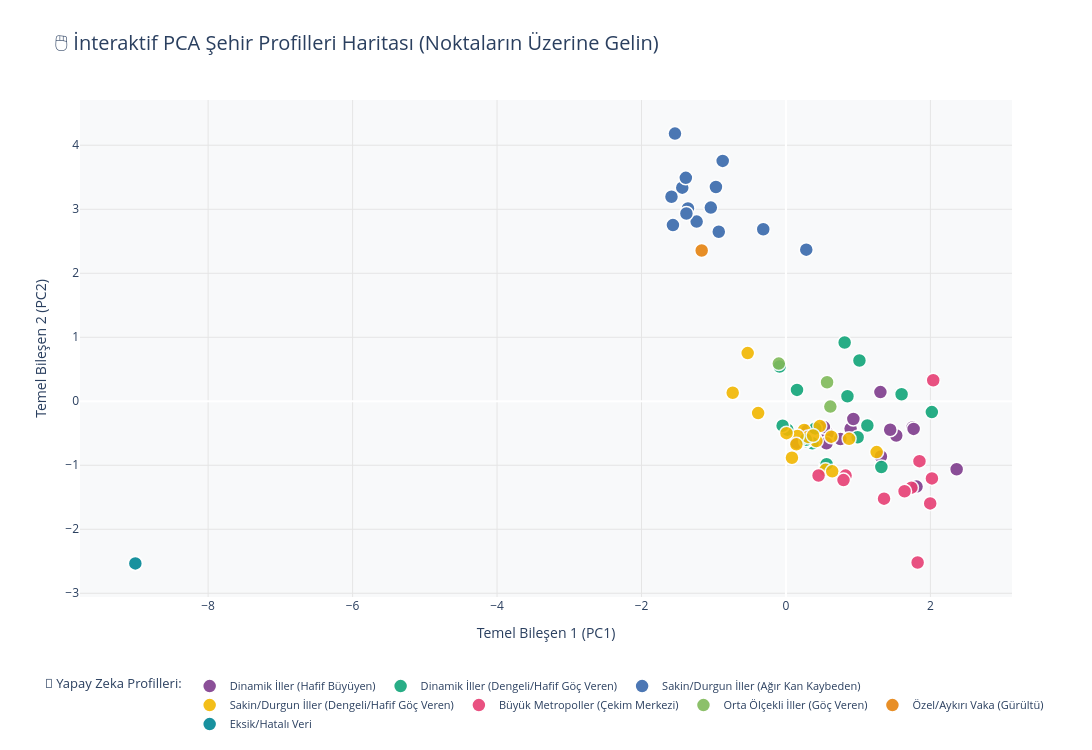

Write notebook code for a chart like this one.
### Code cell
# Eğer hata alırsanız en üste '!pip install plotly' ekleyebilirsiniz
import plotly.express as px

# 7. HER KÜMEDEN ÖRNEK 5 ŞEHİR (SAĞLAMA YAPALIM)
print("📌 HER KÜMEDEN ÖRNEK 5 ŞEHİR\n" + "-"*60)
for kume_ismi in df_ml['Kume_Ismi'].dropna().unique():
    sehirler = df_ml[df_ml['Kume_Ismi'] == kume_ismi]['il'].tolist()
    if len(sehirler) == 0: continue
    ornekler = sehirler[:5]
    print(f"🔹 {kume_ismi} ({len(sehirler)} Şehir)")
    print(f"   👉 {', '.join(ornekler)}\n")

print("="*60)

# 8. PLOTLY İLE İNTERAKTİF (HAREKETLİ) PCA HARİTASI
hover_bilgileri = {
    'il': False, 
    'Kume_Ismi': True,
    'aldigi': ':,.0f',    
    'verdigi': ':,.0f',
    'net_hiz': ':.1f',
    'PC1': False,         
    'PC2': False
}

fig = px.scatter(
    df_ml, 
    x='PC1', 
    y='PC2', 
    color='Kume_Ismi', 
    hover_name='il',      
    hover_data=hover_bilgileri,
    title='🖱️ İnteraktif PCA Şehir Profilleri Haritası (Noktaların Üzerine Gelin)',
    width=1100, 
    height=750,
    color_discrete_sequence=px.colors.qualitative.Bold # <--- DÜZELTİLEN YER
)

# Nokta (Baloncuk) büyüklüklerini ve dış çizgilerini (border) ayarlayalım
fig.update_traces(marker=dict(size=14, line=dict(width=1.5, color='white')), opacity=0.9)

# Arka planı temiz yapalım ve lejantı (bilgi kutusunu) grafiğin hemen altına yayalım
fig.update_layout(
    plot_bgcolor='#f8f9fa',
    title_font_size=20,
    legend_title_text='📌 Yapay Zeka Profilleri:',
    legend=dict(orientation="h", yanchor="top", y=-0.15, xanchor="center", x=0.5, font=dict(size=11))
)

fig.update_xaxes(showgrid=True, gridwidth=1, gridcolor='#e5e5e5', title='Temel Bileşen 1 (PC1)')
fig.update_yaxes(showgrid=True, gridwidth=1, gridcolor='#e5e5e5', title='Temel Bileşen 2 (PC2)')

fig.show()

### Figure 1 — Plotly figure (JSON) as saved in the notebook; plotly's stock layout.template omitted (floating-point values rounded to 4 significant figures)
{"data": [{"customdata": [["Adana", "Dinamik İller (Hafif Büyüyen)", 49680, 55959, -2.746], ["Afyonkarahisar", "Dinamik İller (Hafif Büyüyen)", 19864, 21498, -2.171], ["Antalya", "Dinamik İller (Hafif Büyüyen)", 96027, 67649, 10.27], ["Aydın", "Dinamik İller (Hafif Büyüyen)", 37711, 32935, 4.083], ["Burdur", "Dinamik İller (Hafif Büyüyen)", 11184, 12106, -3.32], ["Denizli", "Dinamik İller (Hafif Büyüyen)", 23327, 23946, -0.5833], ["Hatay", "Dinamik İller (Hafif Büyüyen)", 51440, 45076, 4.042], ["Isparta", "Dinamik İller (Hafif Büyüyen)", 16315, 17554, -2.779], ["Mersin", "Dinamik İller (Hafif Büyüyen)", 57089, 52054, 2.577], ["İzmir", "Dinamik İller (Hafif Büyüyen)", 106083, 98728, 1.634], ["Kütahya", "Dinamik İller (Hafif Büyüyen)", 16701, 17157, -0.799], ["Manisa", "Dinamik İller (Hafif Büyüyen)", 33408, 35673, -1.532], ["Kahramanmaraş", "Dinamik İller (Hafif Büyüyen)", 32151, 28689, 3.025], ["Muğla", "Dinamik İller (Hafif Büyüyen)", 47400, 35426, 10.95], ["Uşak", "Dinamik İller (Hafif Büyüyen)", 9557, 10465, -2.422], ["Osmaniye", "Dinamik İller (Hafif Büyüyen)", 19293, 19532, -0.4236]], "hovertemplate": "<b>%{hovertext}</b><br><br>Kume_Ismi=%{customdata[1]}<br>aldigi=%{customdata[2]:,.0f}<br>verdigi=%{customdata[3]:,.0f}<br>net_hiz=%{customdata[4]:.1f}<extra></extra>", "hovertext": ["Adana", "Afyonkarahisar", "Antalya", "Aydın", "Burdur", "Denizli", "Hatay", "Isparta", "Mersin", "İzmir", "Kütahya", "Manisa", "Kahramanmaraş", "Muğla", "Uşak", "Osmaniye"], "legendgroup": "Dinamik İller (Hafif Büyüyen)", "marker": {"color": "rgb(127, 60, 141)", "line": {"color": "white", "width": 1.5}, "size": 14, "symbol": "circle"}, "mode": "markers", "name": "Dinamik İller (Hafif Büyüyen)", "opacity": 0.9, "orientation": "v", "showlegend": true, "type": "scatter", "x": [1.308, 0.5761, 2.363, 1.315, 0.2967, 0.7539, 1.752, 0.5256, 1.527, 1.768, 0.5609, 0.895, 1.443, 1.808, 0.1468, 0.9333], "xaxis": "x", "y": [0.1439, -0.5023, -1.062, -0.8617, -0.4557, -0.5911, -0.409, -0.4039, -0.5352, -0.4316, -0.6554, -0.4274, -0.445, -1.333, -0.651, -0.2774], "yaxis": "y"}, {"customdata": [["Adıyaman", "Dinamik İller (Dengeli/Hafif Göç Veren)", 19965, 19344, 1.006], ["Ankara", "Dinamik İller (Dengeli/Hafif Göç Veren)", 176833, 145661, 5.288], ["Çankırı", "Dinamik İller (Dengeli/Hafif Göç Veren)", 13516, 12774, 3.707], ["Diyarbakır", "Dinamik İller (Dengeli/Hafif Göç Veren)", 43666, 50322, -3.587], ["Eskişehir", "Dinamik İller (Dengeli/Hafif Göç Veren)", 34386, 28330, 6.548], ["Gaziantep", "Dinamik İller (Dengeli/Hafif Göç Veren)", 54507, 47385, 3.21], ["Kayseri", "Dinamik İller (Dengeli/Hafif Göç Veren)", 34606, 33645, 0.6589], ["Kırşehir", "Dinamik İller (Dengeli/Hafif Göç Veren)", 9729, 10902, -4.82], ["Konya", "Dinamik İller (Dengeli/Hafif Göç Veren)", 50469, 51507, -0.4428], ["Nevşehir", "Dinamik İller (Dengeli/Hafif Göç Veren)", 13090, 12037, 3.295], ["Niğde", "Dinamik İller (Dengeli/Hafif Göç Veren)", 13405, 13748, -0.9155], ["Sivas", "Dinamik İller (Dengeli/Hafif Göç Veren)", 19978, 26832, -10.8], ["Şanlıurfa", "Dinamik İller (Dengeli/Hafif Göç Veren)", 43655, 59280, -6.872], ["Yozgat", "Dinamik İller (Dengeli/Hafif Göç Veren)", 17181, 18550, -3.308], ["Aksaray", "Dinamik İller (Dengeli/Hafif Göç Veren)", 12270, 12941, -1.52], ["Karaman", "Dinamik İller (Dengeli/Hafif Göç Veren)", 9440, 10933, -5.675], ["Kırıkkale", "Dinamik İller (Dengeli/Hafif Göç Veren)", 12287, 12845, -1.971], ["Kilis", "Dinamik İller (Dengeli/Hafif Göç Veren)", 7501, 8859, -8.593]], "hovertemplate": "<b>%{hovertext}</b><br><br>Kume_Ismi=%{customdata[1]}<br>aldigi=%{customdata[2]:,.0f}<br>verdigi=%{customdata[3]:,.0f}<br>net_hiz=%{customdata[4]:.1f}<extra></extra>", "hovertext": ["Adıyaman", "Ankara", "Çankırı", "Diyarbakır", "Eskişehir", "Gaziantep", "Kayseri", "Kırşehir", "Konya", "Nevşehir", "Niğde", "Sivas", "Şanlıurfa", "Yozgat", "Aksaray", "Karaman", "Kırıkkale", "Kilis"], "legendgroup": "Dinamik İller (Dengeli/Hafif Göç Veren)", "marker": {"color": "rgb(17, 165, 121)", "line": {"color": "white", "width": 1.5}, "size": 14, "symbol": "circle"}, "mode": "markers", "name": "Dinamik İller (Dengeli/Hafif Göç Veren)", "opacity": 0.9, "orientation": "v", "showlegend": true, "type": "scatter", "x": [0.8514, 2.02, 0.5523, 1.017, 1.321, 1.601, 0.9924, 0.0193, 1.127, 0.5628, 0.366, 0.153, 0.8127, 0.4059, 0.2736, -0.04617, 0.2763, -0.08787], "xaxis": "x", "y": [0.07773, -0.1694, -0.983, 0.6369, -1.027, 0.1097, -0.562, -0.4443, -0.3785, -0.9826, -0.656, 0.1778, 0.9185, -0.4239, -0.6239, -0.3818, -0.6013, 0.5426], "yaxis": "y"}, {"customdata": [["Ağrı", "Sakin/Durgun İller (Ağır Kan Kaybeden)", 14899, 28346, -26.99], ["Bingöl", "Sakin/Durgun İller (Ağır Kan Kaybeden)", 9123, 11683, -9.027], ["Bitlis", "Sakin/Durgun İller (Ağır Kan Kaybeden)", 13861, 17844, -10.99], ["Elazığ", "Sakin/Durgun İller (Ağır Kan Kaybeden)", 18481, 19491, -1.666], ["Erzincan", "Sakin/Durgun İller (Ağır Kan Kaybeden)", 11798, 13352, -6.464], ["Erzurum", "Sakin/Durgun İller (Ağır Kan Kaybeden)", 20793, 30906, -13.63], ["Hakkari", "Sakin/Durgun İller (Ağır Kan Kaybeden)", 8952, 12305, -11.92], ["Kars", "Sakin/Durgun İller (Ağır Kan Kaybeden)", 9727, 14201, -16.5], ["Malatya", "Sakin/Durgun İller (Ağır Kan Kaybeden)", 31495, 28410, 4.09], ["Muş", "Sakin/Durgun İller (Ağır Kan Kaybeden)", 12061, 18995, -17.66], ["Tunceli", "Sakin/Durgun İller (Ağır Kan Kaybeden)", 6078, 7558, -17.24], ["Van", "Sakin/Durgun İller (Ağır Kan Kaybeden)", 31580, 51818, -18.04], ["Ardahan", "Sakin/Durgun İller (Ağır Kan Kaybeden)", 4914, 5916, -11.02], ["Iğdır", "Sakin/Durgun İller (Ağır Kan Kaybeden)", 7876, 10257, -11.54]], "hovertemplate": "<b>%{hovertext}</b><br><br>Kume_Ismi=%{customdata[1]}<br>aldigi=%{customdata[2]:,.0f}<br>verdigi=%{customdata[3]:,.0f}<br>net_hiz=%{customdata[4]:.1f}<extra></extra>", "hovertext": ["Ağrı", "Bingöl", "Bitlis", "Elazığ", "Erzincan", "Erzurum", "Hakkari", "Kars", "Malatya", "Muş", "Tunceli", "Van", "Ardahan", "Iğdır"], "legendgroup": "Sakin/Durgun İller (Ağır Kan Kaybeden)", "marker": {"color": "rgb(57, 105, 172)", "line": {"color": "white", "width": 1.5}, "size": 14, "symbol": "circle"}, "mode": "markers", "name": "Sakin/Durgun İller (Ağır Kan Kaybeden)", "opacity": 0.9, "orientation": "v", "showlegend": true, "type": "scatter", "x": [-1.536, -1.236, -1.04, -0.3143, -0.93, -0.9695, -1.356, -1.436, 0.2813, -1.386, -1.585, -0.8758, -1.565, -1.378], "xaxis": "x", "y": [4.182, 2.807, 3.026, 2.688, 2.648, 3.348, 3.012, 3.337, 2.369, 3.491, 3.196, 3.755, 2.753, 2.934], "yaxis": "y"}, {"customdata": [["Amasya", "Sakin/Durgun İller (Dengeli/Hafif Göç Veren)", 12458, 13119, -1.93], ["Artvin", "Sakin/Durgun İller (Dengeli/Hafif Göç Veren)", 7329, 8928, -9.499], ["Bolu", "Sakin/Durgun İller (Dengeli/Hafif Göç Veren)", 13136, 11695, 4.414], ["Çorum", "Sakin/Durgun İller (Dengeli/Hafif Göç Veren)", 15597, 17208, -3.096], ["Giresun", "Sakin/Durgun İller (Dengeli/Hafif Göç Veren)", 16717, 17047, -0.7249], ["Gümüşhane", "Sakin/Durgun İller (Dengeli/Hafif Göç Veren)", 9919, 13163, -23.1], ["Kastamonu", "Sakin/Durgun İller (Dengeli/Hafif Göç Veren)", 14997, 15731, -1.93], ["Ordu", "Sakin/Durgun İller (Dengeli/Hafif Göç Veren)", 22394, 24529, -2.776], ["Rize", "Sakin/Durgun İller (Dengeli/Hafif Göç Veren)", 12436, 13362, -2.665], ["Samsun", "Sakin/Durgun İller (Dengeli/Hafif Göç Veren)", 43566, 37793, 4.155], ["Sinop", "Sakin/Durgun İller (Dengeli/Hafif Göç Veren)", 10719, 11050, -1.465], ["Tokat", "Sakin/Durgun İller (Dengeli/Hafif Göç Veren)", 32800, 32220, 0.9449], ["Trabzon", "Sakin/Durgun İller (Dengeli/Hafif Göç Veren)", 23846, 24253, -0.4942], ["Zonguldak", "Sakin/Durgun İller (Dengeli/Hafif Göç Veren)", 17143, 18135, -1.694], ["Bayburt", "Sakin/Durgun İller (Dengeli/Hafif Göç Veren)", 5064, 6388, -15.86], ["Bartın", "Sakin/Durgun İller (Dengeli/Hafif Göç Veren)", 8227, 8114, 0.5469], ["Karabük", "Sakin/Durgun İller (Dengeli/Hafif Göç Veren)", 10263, 11251, -3.95], ["Düzce", "Sakin/Durgun İller (Dengeli/Hafif Göç Veren)", 14112, 12156, 4.717]], "hovertemplate": "<b>%{hovertext}</b><br><br>Kume_Ismi=%{customdata[1]}<br>aldigi=%{customdata[2]:,.0f}<br>verdigi=%{customdata[3]:,.0f}<br>net_hiz=%{customdata[4]:.1f}<extra></extra>", "hovertext": ["Amasya", "Artvin", "Bolu", "Çorum", "Giresun", "Gümüşhane", "Kastamonu", "Ordu", "Rize", "Samsun", "Sinop", "Tokat", "Trabzon", "Zonguldak", "Bayburt", "Bartın", "Karabük", "Düzce"], "legendgroup": "Sakin/Durgun İller (Dengeli/Hafif Göç Veren)", "marker": {"color": "rgb(242, 183, 1)", "line": {"color": "white", "width": 1.5}, "size": 14, "symbol": "circle"}, "mode": "markers", "name": "Sakin/Durgun İller (Dengeli/Hafif Göç Veren)", "opacity": 0.9, "orientation": "v", "showlegend": true, "type": "scatter", "x": [0.1965, -0.385, 0.5483, 0.2518, 0.4203, -0.5298, 0.3054, 0.469, 0.1602, 1.256, 0.1442, 0.8744, 0.6276, 0.3754, -0.7373, 0.08309, 0.0076, 0.6407], "xaxis": "x", "y": [-0.5979, -0.1843, -1.072, -0.4488, -0.6209, 0.7526, -0.5569, -0.3879, -0.5424, -0.7937, -0.6733, -0.5871, -0.5536, -0.5352, 0.1323, -0.8829, -0.4981, -1.095], "yaxis": "y"}, {"customdata": [["Balıkesir", "Büyük Metropoller (Çekim Merkezi)", 44397, 35209, 7.179], ["Bilecik", "Büyük Metropoller (Çekim Merkezi)", 9632, 9514, 0.5154], ["Bursa", "Büyük Metropoller (Çekim Merkezi)", 75595, 64880, 3.289], ["Çanakkale", "Büyük Metropoller (Çekim Merkezi)", 23546, 19075, 7.82], ["Edirne", "Büyük Metropoller (Çekim Merkezi)", 16145, 15261, 2.095], ["İstanbul", "Büyük Metropoller (Çekim Merkezi)", 329912, 371258, -2.621], ["Kırklareli", "Büyük Metropoller (Çekim Merkezi)", 14516, 13501, 2.677], ["Kocaeli", "Büyük Metropoller (Çekim Merkezi)", 76323, 61245, 7.001], ["Sakarya", "Büyük Metropoller (Çekim Merkezi)", 35743, 27837, 7.061], ["Tekirdağ", "Büyük Metropoller (Çekim Merkezi)", 51534, 38294, 11.02], ["Yalova", "Büyük Metropoller (Çekim Merkezi)", 18052, 11733, 20.48]], "hovertemplate": "<b>%{hovertext}</b><br><br>Kume_Ismi=%{customdata[1]}<br>aldigi=%{customdata[2]:,.0f}<br>verdigi=%{customdata[3]:,.0f}<br>net_hiz=%{customdata[4]:.1f}<extra></extra>", "hovertext": ["Balıkesir", "Bilecik", "Bursa", "Çanakkale", "Edirne", "İstanbul", "Kırklareli", "Kocaeli", "Sakarya", "Tekirdağ", "Yalova"], "legendgroup": "Büyük Metropoller (Çekim Merkezi)", "marker": {"color": "rgb(231, 63, 116)", "line": {"color": "white", "width": 1.5}, "size": 14, "symbol": "circle"}, "mode": "markers", "name": "Büyük Metropoller (Çekim Merkezi)", "opacity": 0.9, "orientation": "v", "showlegend": true, "type": "scatter", "x": [1.737, 0.4515, 1.848, 1.358, 0.8255, 2.039, 0.7969, 2.021, 1.642, 1.997, 1.823], "xaxis": "x", "y": [-1.35, -1.16, -0.9363, -1.522, -1.162, 0.328, -1.232, -1.205, -1.407, -1.595, -2.519], "yaxis": "y"}, {"customdata": [["Mardin", "Orta Ölçekli İller (Göç Veren)", 28043, 31842, -4.196], ["Batman", "Orta Ölçekli İller (Göç Veren)", 21076, 21176, -0.1509], ["Şırnak", "Orta Ölçekli İller (Göç Veren)", 14227, 19924, -9.882]], "hovertemplate": "<b>%{hovertext}</b><br><br>Kume_Ismi=%{customdata[1]}<br>aldigi=%{customdata[2]:,.0f}<br>verdigi=%{customdata[3]:,.0f}<br>net_hiz=%{customdata[4]:.1f}<extra></extra>", "hovertext": ["Mardin", "Batman", "Şırnak"], "legendgroup": "Orta Ölçekli İller (Göç Veren)", "marker": {"color": "rgb(128, 186, 90)", "line": {"color": "white", "width": 1.5}, "size": 14, "symbol": "circle"}, "mode": "markers", "name": "Orta Ölçekli İller (Göç Veren)", "opacity": 0.9, "orientation": "v", "showlegend": true, "type": "scatter", "x": [0.5694, 0.6147, -0.09884], "xaxis": "x", "y": [0.2977, -0.08283, 0.589], "yaxis": "y"}, {"customdata": [["Siirt", "Özel/Aykırı Vaka (Gürültü)", 10203, 16704, -19.37]], "hovertemplate": "<b>%{hovertext}</b><br><br>Kume_Ismi=%{customdata[1]}<br>aldigi=%{customdata[2]:,.0f}<br>verdigi=%{customdata[3]:,.0f}<br>net_hiz=%{customdata[4]:.1f}<extra></extra>", "hovertext": ["Siirt"], "legendgroup": "Özel/Aykırı Vaka (Gürültü)", "marker": {"color": "rgb(230, 131, 16)", "line": {"color": "white", "width": 1.5}, "size": 14, "symbol": "circle"}, "mode": "markers", "name": "Özel/Aykırı Vaka (Gürültü)", "opacity": 0.9, "orientation": "v", "showlegend": true, "type": "scatter", "x": [-1.167], "xaxis": "x", "y": [2.355], "yaxis": "y"}, {"customdata": [["TÜİK, İç Göç İstatistikleri, 2025", "Eksik/Hatalı Veri", 0, 0, 0], ["TurkStat, Internal Migration Statistics, 2025", "Eksik/Hatalı Veri", 0, 0, 0], ["0 Gerçek sıfır veya kullanılan birimin yarısından azdır. ", "Eksik/Hatalı Veri", 0, 0, 0], ["0 True zero or magnitude less than half of the unit employed.", "Eksik/Hatalı Veri", 0, 0, 0]], "hovertemplate": "<b>%{hovertext}</b><br><br>Kume_Ismi=%{customdata[1]}<br>aldigi=%{customdata[2]:,.0f}<br>verdigi=%{customdata[3]:,.0f}<br>net_hiz=%{customdata[4]:.1f}<extra></extra>", "hovertext": ["TÜİK, İç Göç İstatistikleri, 2025", "TurkStat, Internal Migration Statistics, 2025", "0 Gerçek sıfır veya kullanılan birimin yarısından azdır. ", "0 True zero or magnitude less than half of the unit employed."], "legendgroup": "Eksik/Hatalı Veri", "marker": {"color": "rgb(0, 134, 149)", "line": {"color": "white", "width": 1.5}, "size": 14, "symbol": "circle"}, "mode": "markers", "name": "Eksik/Hatalı Veri", "opacity": 0.9, "orientation": "v", "showlegend": true, "type": "scatter", "x": [-9.008, -9.008, -9.008, -9.008], "xaxis": "x", "y": [-2.533, -2.533, -2.533, -2.533], "yaxis": "y"}], "layout": {"height": 750, "legend": {"font": {"size": 11}, "orientation": "h", "title": {"text": "📌 Yapay Zeka Profilleri:"}, "tracegroupgap": 0, "x": 0.5, "xanchor": "center", "y": -0.15, "yanchor": "top"}, "plot_bgcolor": "#f8f9fa", "title": {"font": {"size": 20}, "text": "🖱️ İnteraktif PCA Şehir Profilleri Haritası (Noktaların Üzerine Gelin)"}, "width": 1100, "xaxis": {"anchor": "y", "domain": [0, 1], "gridcolor": "#e5e5e5", "gridwidth": 1, "showgrid": true, "title": {"text": "Temel Bileşen 1 (PC1)"}}, "yaxis": {"anchor": "x", "domain": [0, 1], "gridcolor": "#e5e5e5", "gridwidth": 1, "showgrid": true, "title": {"text": "Temel Bileşen 2 (PC2)"}}}}
